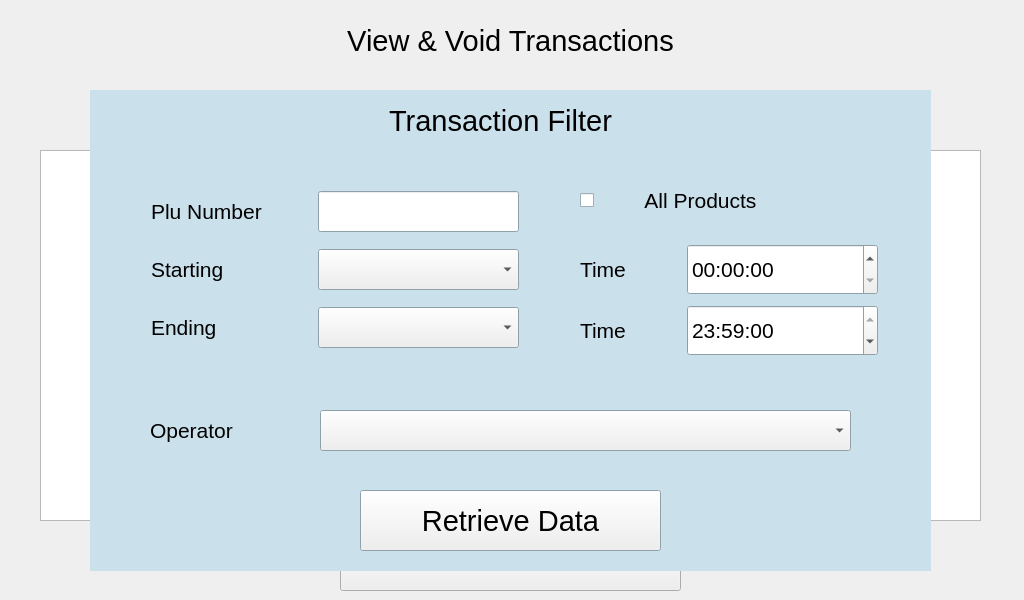
<?xml version="1.0" encoding="UTF-8"?>
<ui version="4.0">
 <class>SuperVoidTransactions</class>
 <widget class="QWidget" name="SuperVoidTransactions">
  <property name="geometry">
   <rect>
    <x>0</x>
    <y>0</y>
    <width>1024</width>
    <height>600</height>
   </rect>
  </property>
  <property name="font">
   <font>
    <pointsize>22</pointsize>
   </font>
  </property>
  <property name="windowTitle">
   <string>Form</string>
  </property>
  <widget class="QLabel" name="lblTitle">
   <property name="geometry">
    <rect>
     <x>20</x>
     <y>20</y>
     <width>981</width>
     <height>41</height>
    </rect>
   </property>
   <property name="sizePolicy">
    <sizepolicy hsizetype="Fixed" vsizetype="Fixed">
     <horstretch>100</horstretch>
     <verstretch>0</verstretch>
    </sizepolicy>
   </property>
   <property name="minimumSize">
    <size>
     <width>981</width>
     <height>41</height>
    </size>
   </property>
   <property name="maximumSize">
    <size>
     <width>981</width>
     <height>41</height>
    </size>
   </property>
   <property name="font">
    <font>
     <pointsize>22</pointsize>
    </font>
   </property>
   <property name="text">
    <string>View &amp; Void Transactions</string>
   </property>
   <property name="alignment">
    <set>Qt::AlignCenter</set>
   </property>
  </widget>
  <widget class="QTableWidget" name="tblTransactionTableData">
   <property name="geometry">
    <rect>
     <x>40</x>
     <y>150</y>
     <width>941</width>
     <height>371</height>
    </rect>
   </property>
   <property name="sizePolicy">
    <sizepolicy hsizetype="Fixed" vsizetype="Fixed">
     <horstretch>0</horstretch>
     <verstretch>0</verstretch>
    </sizepolicy>
   </property>
   <property name="minimumSize">
    <size>
     <width>941</width>
     <height>371</height>
    </size>
   </property>
   <property name="maximumSize">
    <size>
     <width>941</width>
     <height>371</height>
    </size>
   </property>
   <property name="font">
    <font>
     <pointsize>14</pointsize>
    </font>
   </property>
   <property name="toolTip">
    <string notr="true"/>
   </property>
   <property name="horizontalScrollBarPolicy">
    <enum>Qt::ScrollBarAlwaysOff</enum>
   </property>
   <property name="editTriggers">
    <set>QAbstractItemView::NoEditTriggers</set>
   </property>
   <attribute name="horizontalHeaderStretchLastSection">
    <bool>false</bool>
   </attribute>
   <attribute name="verticalHeaderCascadingSectionResizes">
    <bool>true</bool>
   </attribute>
   <attribute name="verticalHeaderDefaultSectionSize">
    <number>50</number>
   </attribute>
   <attribute name="verticalHeaderHighlightSections">
    <bool>false</bool>
   </attribute>
   <attribute name="verticalHeaderMinimumSectionSize">
    <number>50</number>
   </attribute>
   <attribute name="verticalHeaderStretchLastSection">
    <bool>true</bool>
   </attribute>
  </widget>
  <widget class="QWidget" name="Dialog" native="true">
   <property name="geometry">
    <rect>
     <x>90</x>
     <y>90</y>
     <width>841</width>
     <height>481</height>
    </rect>
   </property>
   <property name="sizePolicy">
    <sizepolicy hsizetype="Fixed" vsizetype="Fixed">
     <horstretch>0</horstretch>
     <verstretch>0</verstretch>
    </sizepolicy>
   </property>
   <property name="minimumSize">
    <size>
     <width>841</width>
     <height>481</height>
    </size>
   </property>
   <property name="maximumSize">
    <size>
     <width>841</width>
     <height>481</height>
    </size>
   </property>
   <property name="palette">
    <palette>
     <active>
      <colorrole role="Base">
       <brush brushstyle="SolidPattern">
        <color alpha="255">
         <red>255</red>
         <green>255</green>
         <blue>255</blue>
        </color>
       </brush>
      </colorrole>
      <colorrole role="Window">
       <brush brushstyle="SolidPattern">
        <color alpha="255">
         <red>202</red>
         <green>224</green>
         <blue>235</blue>
        </color>
       </brush>
      </colorrole>
     </active>
     <inactive>
      <colorrole role="Base">
       <brush brushstyle="SolidPattern">
        <color alpha="255">
         <red>255</red>
         <green>255</green>
         <blue>255</blue>
        </color>
       </brush>
      </colorrole>
      <colorrole role="Window">
       <brush brushstyle="SolidPattern">
        <color alpha="255">
         <red>202</red>
         <green>224</green>
         <blue>235</blue>
        </color>
       </brush>
      </colorrole>
     </inactive>
     <disabled>
      <colorrole role="Base">
       <brush brushstyle="SolidPattern">
        <color alpha="255">
         <red>202</red>
         <green>224</green>
         <blue>235</blue>
        </color>
       </brush>
      </colorrole>
      <colorrole role="Window">
       <brush brushstyle="SolidPattern">
        <color alpha="255">
         <red>202</red>
         <green>224</green>
         <blue>235</blue>
        </color>
       </brush>
      </colorrole>
     </disabled>
    </palette>
   </property>
   <property name="autoFillBackground">
    <bool>true</bool>
   </property>
   <property name="styleSheet">
    <string notr="true"/>
   </property>
   <widget class="QLabel" name="lblDialogTitleBlock">
    <property name="geometry">
     <rect>
      <x>10</x>
      <y>10</y>
      <width>801</width>
      <height>41</height>
     </rect>
    </property>
    <property name="sizePolicy">
     <sizepolicy hsizetype="Fixed" vsizetype="Fixed">
      <horstretch>0</horstretch>
      <verstretch>0</verstretch>
     </sizepolicy>
    </property>
    <property name="minimumSize">
     <size>
      <width>801</width>
      <height>41</height>
     </size>
    </property>
    <property name="maximumSize">
     <size>
      <width>801</width>
      <height>41</height>
     </size>
    </property>
    <property name="frameShape">
     <enum>QFrame::NoFrame</enum>
    </property>
    <property name="text">
     <string>Transaction Filter</string>
    </property>
    <property name="alignment">
     <set>Qt::AlignCenter</set>
    </property>
   </widget>
   <widget class="QCheckBox" name="checkboxAllProducts">
    <property name="geometry">
     <rect>
      <x>490</x>
      <y>90</y>
      <width>291</width>
      <height>41</height>
     </rect>
    </property>
    <property name="minimumSize">
     <size>
      <width>291</width>
      <height>41</height>
     </size>
    </property>
    <property name="maximumSize">
     <size>
      <width>291</width>
      <height>41</height>
     </size>
    </property>
    <property name="font">
     <font>
      <pointsize>16</pointsize>
     </font>
    </property>
    <property name="statusTip">
     <string/>
    </property>
    <property name="layoutDirection">
     <enum>Qt::LeftToRight</enum>
    </property>
    <property name="text">
     <string>        All Products</string>
    </property>
    <property name="iconSize">
     <size>
      <width>16</width>
      <height>16</height>
     </size>
    </property>
   </widget>
   <widget class="QPushButton" name="retrieveDataButton">
    <property name="geometry">
     <rect>
      <x>270</x>
      <y>400</y>
      <width>301</width>
      <height>61</height>
     </rect>
    </property>
    <property name="minimumSize">
     <size>
      <width>301</width>
      <height>61</height>
     </size>
    </property>
    <property name="maximumSize">
     <size>
      <width>301</width>
      <height>61</height>
     </size>
    </property>
    <property name="text">
     <string>Retrieve Data</string>
    </property>
   </widget>
   <widget class="QLabel" name="lblDialogOperator">
    <property name="geometry">
     <rect>
      <x>60</x>
      <y>320</y>
      <width>161</width>
      <height>41</height>
     </rect>
    </property>
    <property name="sizePolicy">
     <sizepolicy hsizetype="Fixed" vsizetype="Fixed">
      <horstretch>0</horstretch>
      <verstretch>0</verstretch>
     </sizepolicy>
    </property>
    <property name="minimumSize">
     <size>
      <width>161</width>
      <height>41</height>
     </size>
    </property>
    <property name="maximumSize">
     <size>
      <width>161</width>
      <height>41</height>
     </size>
    </property>
    <property name="font">
     <font>
      <pointsize>16</pointsize>
     </font>
    </property>
    <property name="text">
     <string>Operator</string>
    </property>
   </widget>
   <widget class="QComboBox" name="cboDialogOperatorSelector">
    <property name="geometry">
     <rect>
      <x>230</x>
      <y>320</y>
      <width>531</width>
      <height>41</height>
     </rect>
    </property>
    <property name="sizePolicy">
     <sizepolicy hsizetype="Fixed" vsizetype="Fixed">
      <horstretch>0</horstretch>
      <verstretch>0</verstretch>
     </sizepolicy>
    </property>
    <property name="minimumSize">
     <size>
      <width>531</width>
      <height>41</height>
     </size>
    </property>
    <property name="maximumSize">
     <size>
      <width>531</width>
      <height>41</height>
     </size>
    </property>
   </widget>
   <widget class="QWidget" name="layoutWidget">
    <property name="geometry">
     <rect>
      <x>61</x>
      <y>90</y>
      <width>370</width>
      <height>181</height>
     </rect>
    </property>
    <layout class="QGridLayout" name="gridLayout">
     <item row="0" column="0">
      <widget class="QLabel" name="lblDialogPluNumberEntry">
       <property name="sizePolicy">
        <sizepolicy hsizetype="Fixed" vsizetype="Fixed">
         <horstretch>0</horstretch>
         <verstretch>0</verstretch>
        </sizepolicy>
       </property>
       <property name="minimumSize">
        <size>
         <width>161</width>
         <height>41</height>
        </size>
       </property>
       <property name="maximumSize">
        <size>
         <width>161</width>
         <height>41</height>
        </size>
       </property>
       <property name="font">
        <font>
         <pointsize>16</pointsize>
        </font>
       </property>
       <property name="text">
        <string>Plu Number</string>
       </property>
      </widget>
     </item>
     <item row="0" column="1">
      <widget class="hobart::numericLineEdit" name="dialogPluNumberInput">
       <property name="sizePolicy">
        <sizepolicy hsizetype="Fixed" vsizetype="Fixed">
         <horstretch>0</horstretch>
         <verstretch>0</verstretch>
        </sizepolicy>
       </property>
       <property name="minimumSize">
        <size>
         <width>201</width>
         <height>41</height>
        </size>
       </property>
       <property name="maximumSize">
        <size>
         <width>201</width>
         <height>41</height>
        </size>
       </property>
       <property name="font">
        <font>
         <pointsize>16</pointsize>
        </font>
       </property>
       <property name="toolTip">
        <string notr="true"/>
       </property>
       <property name="inputMask">
        <string notr="true"/>
       </property>
       <property name="text">
        <string notr="true"/>
       </property>
       <property name="maxLength">
        <number>7</number>
       </property>
      </widget>
     </item>
     <item row="1" column="0">
      <widget class="QLabel" name="lblStartDate">
       <property name="sizePolicy">
        <sizepolicy hsizetype="Fixed" vsizetype="Fixed">
         <horstretch>0</horstretch>
         <verstretch>0</verstretch>
        </sizepolicy>
       </property>
       <property name="minimumSize">
        <size>
         <width>161</width>
         <height>41</height>
        </size>
       </property>
       <property name="maximumSize">
        <size>
         <width>161</width>
         <height>41</height>
        </size>
       </property>
       <property name="font">
        <font>
         <pointsize>16</pointsize>
        </font>
       </property>
       <property name="text">
        <string>Starting</string>
       </property>
      </widget>
     </item>
     <item row="1" column="1">
      <widget class="QComboBox" name="dialogStartDateSelector">
       <property name="sizePolicy">
        <sizepolicy hsizetype="Fixed" vsizetype="Fixed">
         <horstretch>0</horstretch>
         <verstretch>0</verstretch>
        </sizepolicy>
       </property>
       <property name="minimumSize">
        <size>
         <width>201</width>
         <height>41</height>
        </size>
       </property>
       <property name="maximumSize">
        <size>
         <width>201</width>
         <height>41</height>
        </size>
       </property>
       <property name="font">
        <font>
         <pointsize>16</pointsize>
        </font>
       </property>
      </widget>
     </item>
     <item row="2" column="0">
      <widget class="QLabel" name="lblEndDate">
       <property name="sizePolicy">
        <sizepolicy hsizetype="Fixed" vsizetype="Fixed">
         <horstretch>0</horstretch>
         <verstretch>0</verstretch>
        </sizepolicy>
       </property>
       <property name="minimumSize">
        <size>
         <width>161</width>
         <height>41</height>
        </size>
       </property>
       <property name="maximumSize">
        <size>
         <width>161</width>
         <height>41</height>
        </size>
       </property>
       <property name="font">
        <font>
         <pointsize>16</pointsize>
        </font>
       </property>
       <property name="text">
        <string>Ending</string>
       </property>
      </widget>
     </item>
     <item row="2" column="1">
      <widget class="QComboBox" name="dialogEndDateSelector">
       <property name="sizePolicy">
        <sizepolicy hsizetype="Fixed" vsizetype="Fixed">
         <horstretch>0</horstretch>
         <verstretch>0</verstretch>
        </sizepolicy>
       </property>
       <property name="minimumSize">
        <size>
         <width>201</width>
         <height>41</height>
        </size>
       </property>
       <property name="maximumSize">
        <size>
         <width>201</width>
         <height>41</height>
        </size>
       </property>
       <property name="font">
        <font>
         <pointsize>16</pointsize>
        </font>
       </property>
      </widget>
     </item>
    </layout>
   </widget>
   <widget class="QWidget" name="layoutWidget_1">
    <property name="geometry">
     <rect>
      <x>490</x>
      <y>150</y>
      <width>300</width>
      <height>121</height>
     </rect>
    </property>
    <layout class="QGridLayout" name="gridLayout_2">
     <item row="0" column="0">
      <widget class="QLabel" name="lblStartTime">
       <property name="sizePolicy">
        <sizepolicy hsizetype="Fixed" vsizetype="Fixed">
         <horstretch>0</horstretch>
         <verstretch>0</verstretch>
        </sizepolicy>
       </property>
       <property name="minimumSize">
        <size>
         <width>101</width>
         <height>51</height>
        </size>
       </property>
       <property name="maximumSize">
        <size>
         <width>101</width>
         <height>51</height>
        </size>
       </property>
       <property name="font">
        <font>
         <pointsize>16</pointsize>
        </font>
       </property>
       <property name="text">
        <string>Time</string>
       </property>
      </widget>
     </item>
     <item row="0" column="1">
      <widget class="QTimeEdit" name="dialogStartTime">
       <property name="sizePolicy">
        <sizepolicy hsizetype="Fixed" vsizetype="Fixed">
         <horstretch>0</horstretch>
         <verstretch>0</verstretch>
        </sizepolicy>
       </property>
       <property name="minimumSize">
        <size>
         <width>191</width>
         <height>51</height>
        </size>
       </property>
       <property name="maximumSize">
        <size>
         <width>191</width>
         <height>51</height>
        </size>
       </property>
       <property name="font">
        <font>
         <pointsize>16</pointsize>
        </font>
       </property>
       <property name="time">
        <time>
         <hour>0</hour>
         <minute>0</minute>
         <second>0</second>
        </time>
       </property>
      </widget>
     </item>
     <item row="1" column="0">
      <widget class="QLabel" name="lblEndTime">
       <property name="sizePolicy">
        <sizepolicy hsizetype="Fixed" vsizetype="Fixed">
         <horstretch>0</horstretch>
         <verstretch>0</verstretch>
        </sizepolicy>
       </property>
       <property name="minimumSize">
        <size>
         <width>101</width>
         <height>51</height>
        </size>
       </property>
       <property name="maximumSize">
        <size>
         <width>101</width>
         <height>51</height>
        </size>
       </property>
       <property name="font">
        <font>
         <pointsize>16</pointsize>
        </font>
       </property>
       <property name="text">
        <string>Time</string>
       </property>
      </widget>
     </item>
     <item row="1" column="1">
      <widget class="QTimeEdit" name="dialogEndTime">
       <property name="sizePolicy">
        <sizepolicy hsizetype="Fixed" vsizetype="Fixed">
         <horstretch>0</horstretch>
         <verstretch>0</verstretch>
        </sizepolicy>
       </property>
       <property name="minimumSize">
        <size>
         <width>191</width>
         <height>51</height>
        </size>
       </property>
       <property name="maximumSize">
        <size>
         <width>191</width>
         <height>51</height>
        </size>
       </property>
       <property name="font">
        <font>
         <pointsize>16</pointsize>
        </font>
       </property>
       <property name="time">
        <time>
         <hour>23</hour>
         <minute>59</minute>
         <second>0</second>
        </time>
       </property>
      </widget>
     </item>
    </layout>
   </widget>
   <zorder>layoutWidget</zorder>
   <zorder>layoutWidget_1</zorder>
   <zorder>lblDialogTitleBlock</zorder>
   <zorder>checkboxAllProducts</zorder>
   <zorder>retrieveDataButton</zorder>
   <zorder>lblDialogOperator</zorder>
   <zorder>cboDialogOperatorSelector</zorder>
  </widget>
  <widget class="QLabel" name="lblOperator">
   <property name="geometry">
    <rect>
     <x>210</x>
     <y>100</y>
     <width>191</width>
     <height>31</height>
    </rect>
   </property>
   <property name="sizePolicy">
    <sizepolicy hsizetype="Fixed" vsizetype="Fixed">
     <horstretch>0</horstretch>
     <verstretch>0</verstretch>
    </sizepolicy>
   </property>
   <property name="minimumSize">
    <size>
     <width>191</width>
     <height>31</height>
    </size>
   </property>
   <property name="maximumSize">
    <size>
     <width>191</width>
     <height>31</height>
    </size>
   </property>
   <property name="font">
    <font>
     <pointsize>18</pointsize>
    </font>
   </property>
   <property name="text">
    <string>Operator</string>
   </property>
  </widget>
  <widget class="QComboBox" name="cboOperatorSelector">
   <property name="geometry">
    <rect>
     <x>400</x>
     <y>100</y>
     <width>531</width>
     <height>41</height>
    </rect>
   </property>
   <property name="sizePolicy">
    <sizepolicy hsizetype="Fixed" vsizetype="Fixed">
     <horstretch>0</horstretch>
     <verstretch>0</verstretch>
    </sizepolicy>
   </property>
   <property name="minimumSize">
    <size>
     <width>531</width>
     <height>41</height>
    </size>
   </property>
   <property name="maximumSize">
    <size>
     <width>531</width>
     <height>41</height>
    </size>
   </property>
  </widget>
  <widget class="QPushButton" name="butVoidTransactions">
   <property name="geometry">
    <rect>
     <x>340</x>
     <y>530</y>
     <width>341</width>
     <height>61</height>
    </rect>
   </property>
   <property name="sizePolicy">
    <sizepolicy hsizetype="Fixed" vsizetype="Fixed">
     <horstretch>0</horstretch>
     <verstretch>0</verstretch>
    </sizepolicy>
   </property>
   <property name="minimumSize">
    <size>
     <width>341</width>
     <height>61</height>
    </size>
   </property>
   <property name="maximumSize">
    <size>
     <width>341</width>
     <height>61</height>
    </size>
   </property>
   <property name="text">
    <string>Void transaction</string>
   </property>
  </widget>
  <zorder>lblOperator</zorder>
  <zorder>cboOperatorSelector</zorder>
  <zorder>lblTitle</zorder>
  <zorder>tblTransactionTableData</zorder>
  <zorder>butVoidTransactions</zorder>
  <zorder>Dialog</zorder>
 </widget>
 <customwidgets>
  <customwidget>
   <class>hobart::numericLineEdit</class>
   <extends>QLineEdit</extends>
   <header location="global">numericlineedit.h</header>
  </customwidget>
 </customwidgets>
 <resources/>
 <connections/>
</ui>
